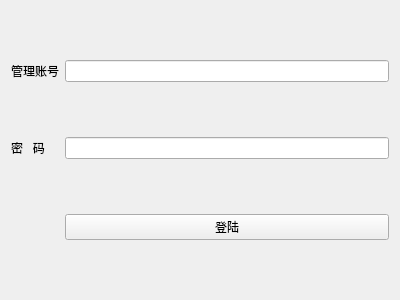
<?xml version="1.0" encoding="UTF-8"?>
<ui version="4.0">
 <class>login</class>
 <widget class="QWidget" name="login">
  <property name="geometry">
   <rect>
    <x>0</x>
    <y>0</y>
    <width>400</width>
    <height>300</height>
   </rect>
  </property>
  <property name="windowTitle">
   <string>Form</string>
  </property>
  <layout class="QGridLayout" name="gridLayout">
   <item row="1" column="0">
    <widget class="QLabel" name="label_2">
     <property name="text">
      <string>密   码</string>
     </property>
    </widget>
   </item>
   <item row="0" column="0">
    <widget class="QLabel" name="label">
     <property name="text">
      <string>管理账号</string>
     </property>
    </widget>
   </item>
   <item row="1" column="1">
    <widget class="QLineEdit" name="password"/>
   </item>
   <item row="0" column="1">
    <widget class="QLineEdit" name="username"/>
   </item>
   <item row="2" column="1">
    <widget class="QPushButton" name="loginTo">
     <property name="text">
      <string>登陆</string>
     </property>
    </widget>
   </item>
  </layout>
 </widget>
 <resources/>
 <connections/>
</ui>
